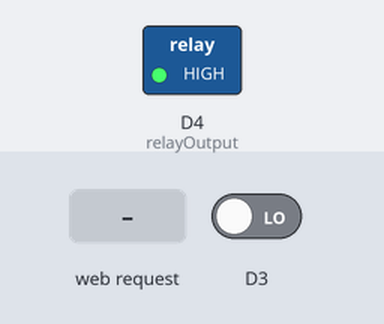
This sketch was run on a simulated ESP8266 (NodeMCU). Parts: switched loads named in the sketch (green lamp = pin HIGH). Dashed ring = blinking. The test bench sets the inputs (shaded band); at power-on: D3 LOW. WiFi joins after 1.5 s; servers stay silent unless stated; uploads are accepted with an empty reply; storage starts empty; what the sketch prints to the serial monitor is not drawn.

Above: at 2.8 s.
2.9 s: HTTP request GET /success received
At 3.94 s:
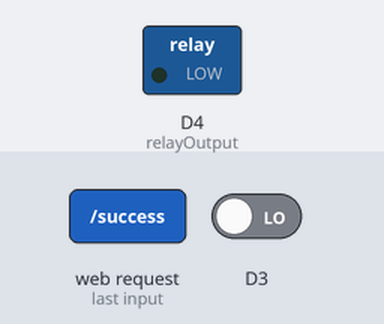
Timing chart, 0 to 12.4 s (numbered marks = the images above; inputs shaded):
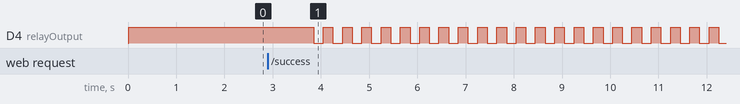

Measured:
- after the input at 2.9 s, D4 (relayOutput): alternates HIGH for 0.20 s and LOW for 0.20 s, starting after 0.95 s

The sketch:

motorControl.ino
```cpp
/*
 * Author: Priyen Shah
 * Version: 1.0
 * This code sends a pinging request to the online server, informing the server about its parameters
 * The server sends the action to be performed in the respose along with the date.
*/

#include<ESP8266WiFi.h>
#include<ESP8266WebServer.h>
#include<ArduinoJson.h>
#include<ESP8266HTTPClient.h>
#include "acQuisor_WiFi_motor.h"
#include"FS.h"

int motorStatus=0;
float btryLvl=50.0;
float motorPower=2.0;

char* host = "priyenshaha.000webhostapp.com";
const int httpPort = 80;

String serverResponse, Cdate;

ESP8266WebServer server(80);
String customerName="",motorName="";

String wifiSsid = "priyen1", wifiPass = "12345678", apSsid = "water_acQuisor", apPass = "acquisor123";
acQuisorWiFiMotor acqWifi(wifiSsid, wifiPass, apSsid, apPass, host);

int relayOutput = D4;
int controlSwitch=D3;

void Switch();
void switchPressed();
void devStat();
void virtualSwitch();
void handleEdit();
void handleSuccess();
void handleRoot();
bool loadConfig();
bool saveConfig();

void wait()
{
  digitalWrite(D4,1);
  delay(200);
  digitalWrite(D4,0);
  delay(200);
}
void setup()
{
  Serial.begin(9600);
  Serial.println("Mounting FS...");

  if (!SPIFFS.begin())
  {
    Serial.println("Failed to mount file system");
    return;
  }
  pinMode(relayOutput, OUTPUT);  //motor output

  digitalWrite(relayOutput,1);

  Serial.print("Configuring access point...");

  WiFi.softAP(acqWifi.device_SSID.c_str(), acqWifi.device_PASS.c_str());
  IPAddress myIP = WiFi.softAPIP();
  Serial.print("AP IP address: ");
  Serial.println(myIP);

  //attachInterrupt(digitalPinToInterrupt(controlSwitch), switchPressed, RISING);

  server.on("/switch",virtualSwitch);
  server.on("/", handleRoot);
  server.on("/edit", handleEdit); //Associate the handler function to the path
  server.on("/success", handleSuccess);
  server.on("/deviceStatus",devStat);
  server.begin();

  Serial.println("Server listening");

  if(!(loadConfig()))
    Serial.println("\n Flash memory didnt load");
  else
    Serial.println("\n Flash data imported successfully");

  Serial.println("\n Recovered data: ");
  Serial.println(acqWifi.customerWifiSsid);
  Serial.println(acqWifi.customerWifiPass);
  Serial.println(customerName);
  Serial.println(motorName);
  if(acqWifi.customerWifiSsid!="default"&&acqWifi.customerWifiSsid!="")
    acqWifi.Wconnect();

}

void loop()
{
  server.handleClient();
  while(acqWifi.customerWifiSsid=="default"||acqWifi.customerWifiSsid=="")
  {
    wait();
    server.handleClient();
  }

  if(digitalRead(D3)==1)
  {
    switchPressed();
  }

  if(motorStatus)
  {
    digitalWrite(relayOutput, 0);
  }
  else
  {
    digitalWrite(relayOutput, 1);
  }

  if (WiFi.status() == WL_CONNECTED)
  {
    Serial.print("\nThis device's IP: ");
    Serial.println(acqWifi.deviceIP);
    Serial.print("\nConnecting to host @ ");
    Serial.print(host);
    Serial.println("\n");

    HTTPClient http;

    acqWifi.generateURL(customerName, motorName, Cdate, btryLvl, motorStatus);
    Serial.println(acqWifi.url);

    http.begin(acqWifi.url);
    int httpCode = http.GET();
    Serial.print("HTTP code: ");
    Serial.println(httpCode);

    if(httpCode>=200&&httpCode<=399)
      Serial.println("HTTP request exection successful");

    else
      Serial.println("HTTP request exection failed");

    delay(100);

    serverResponse="x";

    serverResponse = http.getString();
    http.end();

    Serial.print("Response from server: ");
    Serial.println(serverResponse);

    int index = serverResponse.indexOf('_');
    String cmd = serverResponse.substring(0,index);
    Cdate = serverResponse.substring(index+1);
    Serial.print("\nCommand to motor: ");
    Serial.println(cmd);
    Serial.print("\nToday is: ");
    Serial.println(Cdate);
    if(cmd=="start")
    {
      motorStatus=1;
      Serial.println("\nMotor started!");
    }
    else if(cmd=="stop")
    {
      motorStatus=0;
      Serial.println("\nMotor turned off");
    }
    else
    {
      Serial.println("Motor State unchanged");
    }

   //----------------------------------------------------------//
    //Serial.print("\nNumber of successful cycles: ");
    //Serial.println(cycleCount);
    Serial.println("\n\nEnd of Cycle.");
  }

  else
    Serial.print(".");
  delay(200);
}
void switchPressed()
{
  motorStatus != motorStatus;
}

void virtualSwitch()
{
  String htmlCode;
  String req = String(server.arg("stat"));
  if(req=="on")
  {
    motorStatus=1;
    htmlCode = "on";
  }
  else if(req=="off")
  {
    motorStatus=0;
    htmlCode = "off";
  }
  server.send(200, "text/html", htmlCode);
}

void handleEdit()
{
  String htmlCode = "<center><h1>Setup your Motor controller here</h1><br><br><form method='get' action='success'><table><tr><td>Default customer name:</td><td><input type='text' name='customerName' placeholder='username_in_website' value='priyen'/></td></tr><tr><td>Motor Name:</td><td><input type='text' name='motorName' placeholder='Ex:department_name'/></td></tr><tr><td> WIFI_SSID: </td><td><input type='text' name='customerWifiSsid' placeholder='Name of hotspot to connect' value='ap_comp_engg'/></td></tr><tr><td>Password: </td><td><input type='password' name='customerWifiPass' placeholder='Password of hotspot' value='computer12345'/></td></tr></table><br><input type='submit' value='update details'/></form></center>";
  server.send(200, "text/html", htmlCode);
}

void devStat()
{
  String req = String(server.arg("stat"));
  if(req=="on")
    motorStatus=1;
   else if(req=="off")
    motorStatus=0;

  String htmlCode = "<center><h2>Device / Sensor Status and Parameters</h2><table><tr><th>IP address: </th><td>";
  htmlCode += acqWifi.deviceIP;
  htmlCode += "</td></tr><tr><th>Valve Status: </th><td>";
  if(digitalRead(relayOutput)==0)
    htmlCode += "ON" ;
  else
    htmlCode += "OFF";

  htmlCode += "</td></tr><tr><th>Customer name: </th><td>";
  htmlCode += customerName;
  htmlCode += "</td></tr><tr><th>Motor Name: </th><td>";
  htmlCode += motorName;
  htmlCode += "</td></tr><tr><th>Connected to: </th><td>";
  htmlCode += acqWifi.customerWifiSsid;
  htmlCode += "</td></tr><tr><th>Battery Level: </th><td>";
  htmlCode += btryLvl;
  htmlCode += "</td></tr></table><br><br><form method='get' action='#'><input type='radio' name='stat' value='on'> Turn ON motor <br><br><input type='radio' name='stat' value='off' checked> Turn OFF motor <br><br><input type='submit' name='status' value='Take Action'></button></form><br><br><b>Contact us at: 1505051@ritindia.edu</b></center>";
  server.send(200, "text/html", htmlCode);
}

void handleSuccess()
{

  motorName = String(server.arg("motorName"));
  acqWifi.customerWifiSsid = String(server.arg("customerWifiSsid"));
  acqWifi.customerWifiPass = String(server.arg("customerWifiPass"));
  customerName = String(server.arg("customerName"));

  if(!(saveConfig()))
    Serial.println("\n Data not saved to Flash");
  else
    Serial.println("\n Data saved on Flash");

  acqWifi.Wconnect();

  String message = "<br><br><center><h1>The Tank details have been successfully updated.</h1><br><br> The Water acQuisor Sensor is connected to: ";
  message += acqWifi.customerWifiSsid;
  message += "<br><br>The IP address of tank is: ";
  message += acqWifi.deviceIP;
  message += "<br><br>The tank is named as: ";
  message += motorName;
  message += "<br><br><li><a href='http://172.22.25.3/water/'>Visit website for management and control</a></li><br><li><b>Contact us at: 1505051@ritindia.edu</b></li>";
  message += "</center>";
  delay(500);
  server.send(200, "text/html", message);
}
void handleRoot()
{
  String message2 = "<center><h1> Welcome to Water acQuisor </h1><br><br><li><a href = '/edit'> Setup the Water acQuisor </a></li><br><li><a href = '/deviceStatus'> View device status and parameters</a></li><br><br> Thank you for buying Water acQuisor.<br><br><b>Contact us at 1505051@ritindia.edu </b></center>";

  server.send(200, "text/html", message2);
}
bool loadConfig()
{
  File configFile = SPIFFS.open("/config.json", "r");
  if (!configFile) {
    Serial.println("Failed to open config file");
    return false;
  }

  size_t size = configFile.size();
  if (size > 1024) {
    Serial.println("Config file size is too large");
    return false;
  }

  std::unique_ptr<char[]> buf(new char[size]);

  configFile.readBytes(buf.get(), size);

  StaticJsonBuffer<200> jsonBuffer;
  JsonObject& json = jsonBuffer.parseObject(buf.get());

  if (!json.success()) {
    Serial.println("Failed to parse config file");
    return false;
  }

  String customerWifiSsidr = json["Wssid"];
  String customerWifiPassr = json["Wpass"];
  String customerNamer = json["cname"];
  String motorNamer = json["mname"];

  acqWifi.customerWifiSsid = customerWifiSsidr;
  acqWifi.customerWifiPass = customerWifiPassr;
  customerName = customerNamer;
  motorName = motorNamer;

  return true;
}

bool saveConfig()
{
  StaticJsonBuffer<200> jsonBuffer;
  JsonObject& json = jsonBuffer.createObject();
  json["Wssid"] = acqWifi.customerWifiSsid;
  json["Wpass"] = acqWifi.customerWifiPass;
  json["cname"] = customerName;
  json["mname"] = motorName;

  File configFile = SPIFFS.open("/config.json", "w");
  if (!configFile) {
    Serial.println("Failed to open config file for writing");
    return false;
  }

  json.printTo(configFile);
  return true;
}
```

acQuisor_WiFi_motor.cpp
```cpp
#include "acQuisor_WiFi_motor.h"
#include<ESP8266WiFi.h>
acQuisorWiFiMotor::acQuisorWiFiMotor(String WiFiSsid, String WiFiPass, String AP_ssid, String AP_pass, String host)
{
  customerWifiSsid = WiFiSsid;
  customerWifiPass = WiFiPass;
  device_SSID = AP_ssid;
  device_PASS = AP_pass;
  server = host;
}

void acQuisorWiFiMotor::Wconnect()
{
  deviceIP="";
  //server.handleClient();
  WiFi.begin(customerWifiSsid.c_str(), customerWifiPass.c_str());

  while (WiFi.status() != WL_CONNECTED)
  {
    Serial.print(".");
    delay(300);
  }

  Serial.print("\nIP address: ");
  deviceIP = String(WiFi.localIP()[0]) + String('.');
  deviceIP += String(WiFi.localIP()[1]) + String('.');
  deviceIP += String(WiFi.localIP()[2]) + String('.');
  deviceIP += String(WiFi.localIP()[3]);
}


void acQuisorWiFiMotor::generateURL(String customerName, String deviceName, String Cdate, float btryLvl, int stat)
{
  String u = "http://";
  u += server;
  u += "/water/embeddedGateway/dataFromMotorControl.php";
  u += "?status=";
  u += stat;
  u += "&customerName=";
  u += customerName;
  u += "&deviceName=";
  u += deviceName;
  u += "&cdate=";
  u += Cdate;
  u += "&IP=";
  u += deviceIP;
  u += "&customerWifiSsid=";
  u += customerWifiSsid;
  u += "&btry=";
  u += btryLvl;
  url = u;
}
```

acQuisor_WiFi_motor.h
```cpp
#ifndef acQuisor_WiFi_motor
#define acQuisor_WiFi_motor

#if (ARDUINO >= 100)
  #include "Arduino.h"
#else
  #include "WProgram.h"

#endif

class acQuisorWiFiMotor
{
  public:
  acQuisorWiFiMotor(String WiFiSsid, String WiFiPass, String AP_ssid, String AP_pass, String host);

  String deviceIP, customerWifiSsid, customerWifiPass, device_SSID, device_PASS, url, server;
  void Wconnect();

  void generateURL(String customerName, String deviceName, String Cdate, float btryLvl, int stat);
};

#endif
```
